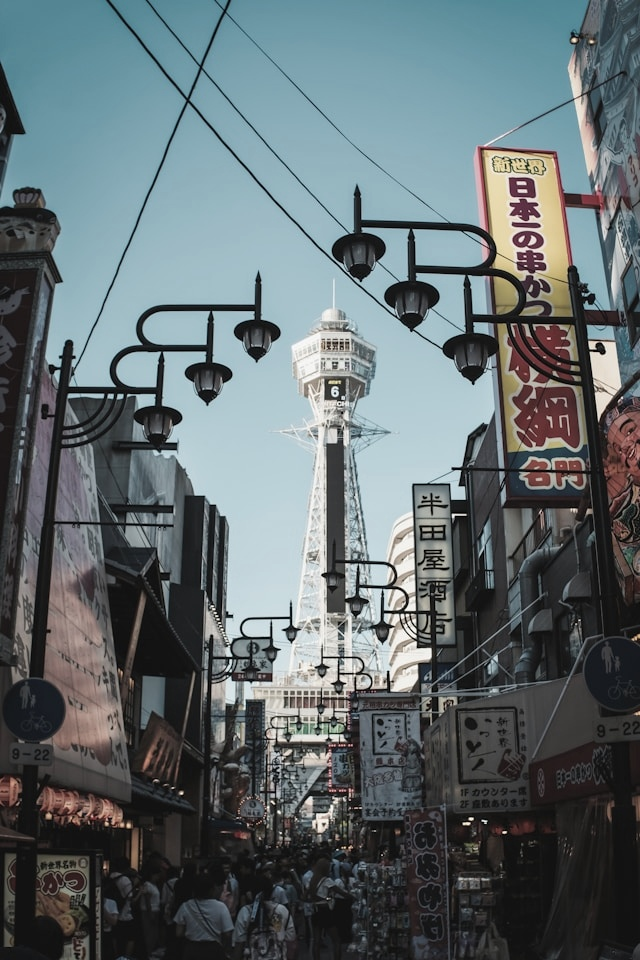
#> input picture 5th sem/PCV lab/Lab 3/image.jpg, 640 x 960 px, found by its file name
$ python 1_grayLevelSlicing.py
#> lines starting #> are read from the running program, lines starting #| are printed output that depends on the picture; after the words box and inside, x2 and y2 are one past the last pixel; in counts of white or black regions, pixels touching at a corner belong together
import cv2
import numpy as np
img = cv2.imread("Lab 3/image.jpg",0)
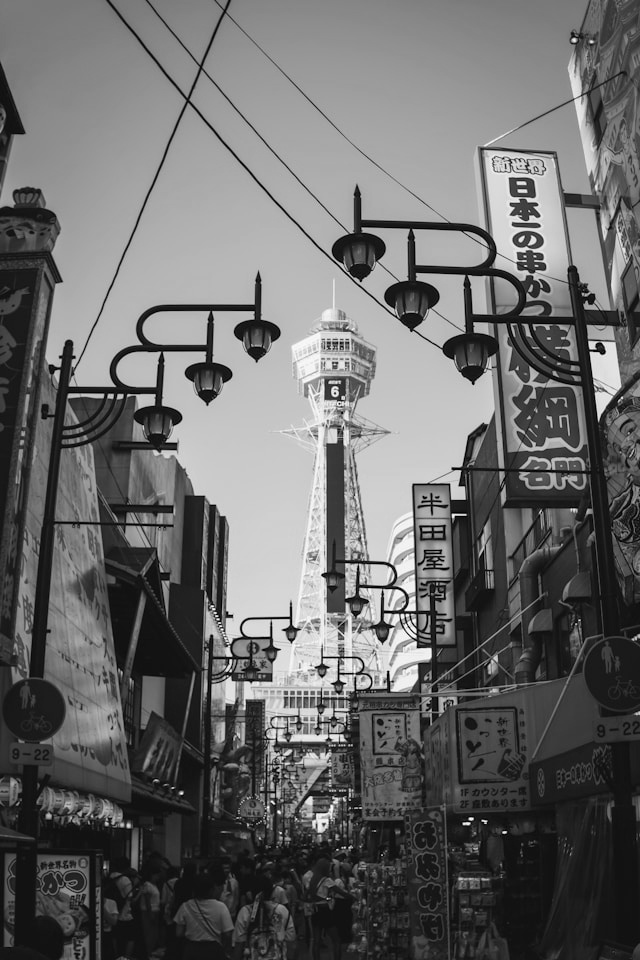
#> img: shape (960, 640); min 0, max 255, mean 105
row, column = img.shape
#> row = 960; column = 640
img1 = np.zeros((row, column), dtype = 'uint8')
min_range = 100
max_range =  200
for i in range (row):
    for j in range(column):
        if img[i,j]>min_range and img[i,j]<max_range:
            img[i,j] = 255
        else:
            img[i,j] = 0
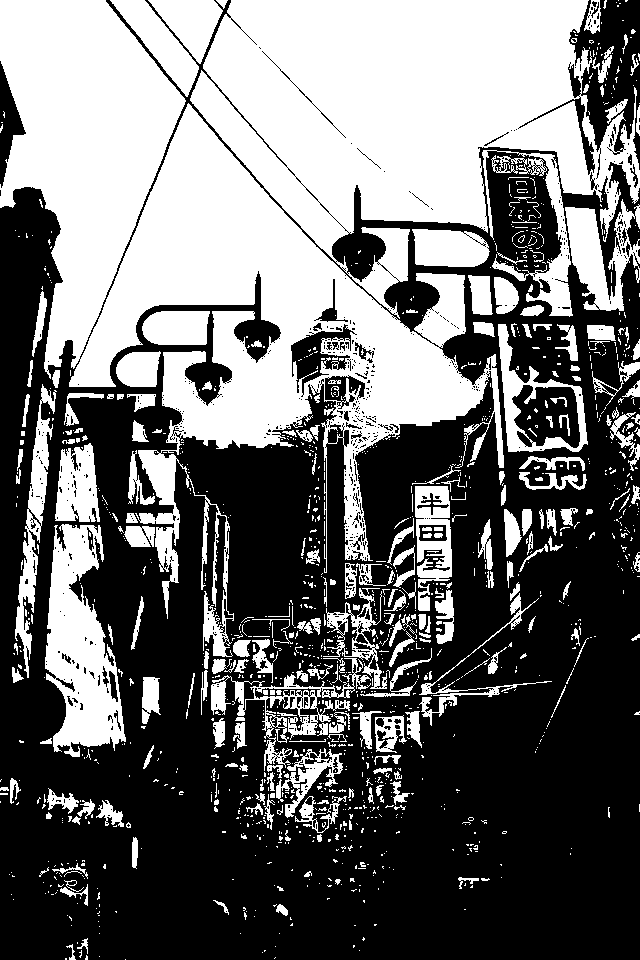
#> img: shape (960, 640); 42.8% white; 1322 white regions (1074 under 20 px), largest, box (x1, y1, x2, y2) and area: (0, 0, 504, 657) 106144, (190, 0, 640, 319) 77715, (45, 524, 126, 757) 10695
cv2.imshow('original.jpg', img)
cv2.imwrite('original.jpg', img)
cv2.imshow('slicedimage.jpg', img1)
cv2.imwrite('slicedimage.jpg', img1)
key = cv2.waitKey(0)
#> (key Esc is pressed here)

if key == ord('s'):
    cv2.imwrite('Lab 3/original.jpg', img)
    cv2.imwrite('Lab 3/sliced.jpg', img1)
cv2.destroyAllWindows()
